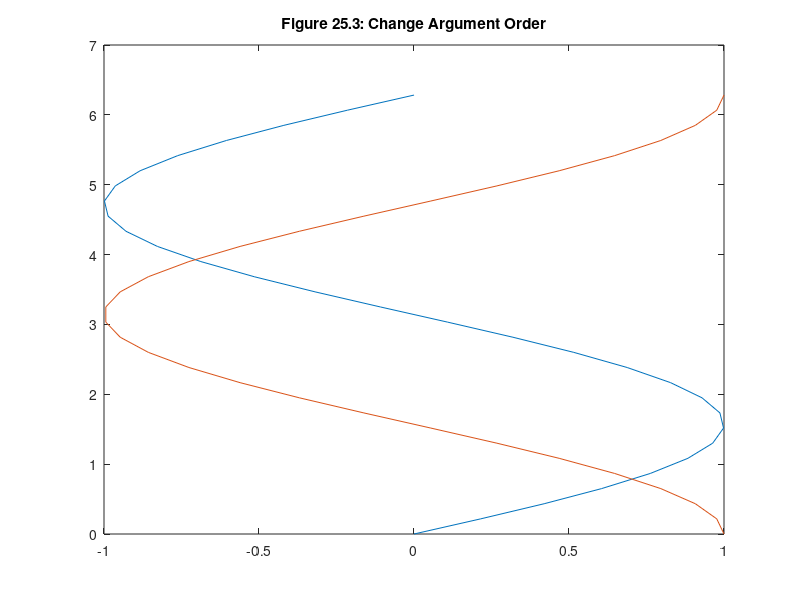

Write MATLAB code to recreate this figure.
x = linspace(0,2*pi,30);
y = sin(x);
z = cos(x);
W=[y;z];
plot(W,x) % plot x vs. the columns of W
title('Figure 25.3: Change Argument Order')
